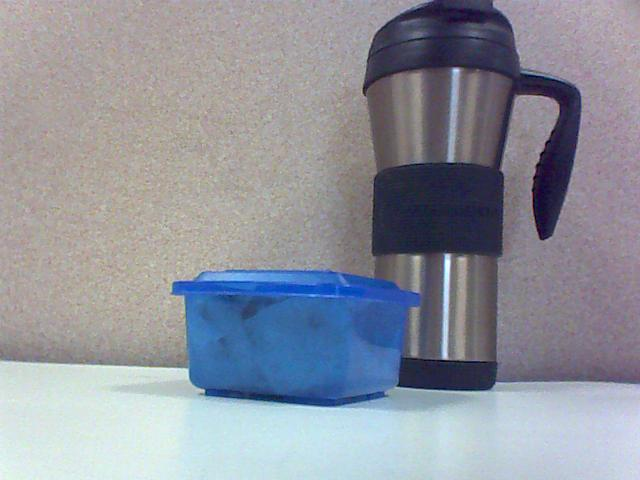
%> input picture Recursos/TresD/3D-1.jpg, 640 x 480 px
$ octave tresD.m   (GNU Octave 9; MATLAB toolbox functions it lacks are replaced by stand-ins)
%> lines starting %> are read from the running program, lines starting %| are printed output that depends on the picture
tresD1=imread('3D-1.jpg');
%> tresD1 is the input picture: size 480x640x3 uint8; mean R, G, B 143.5, 147.2, 157.5
tresD2=imread('3D-2.jpg');
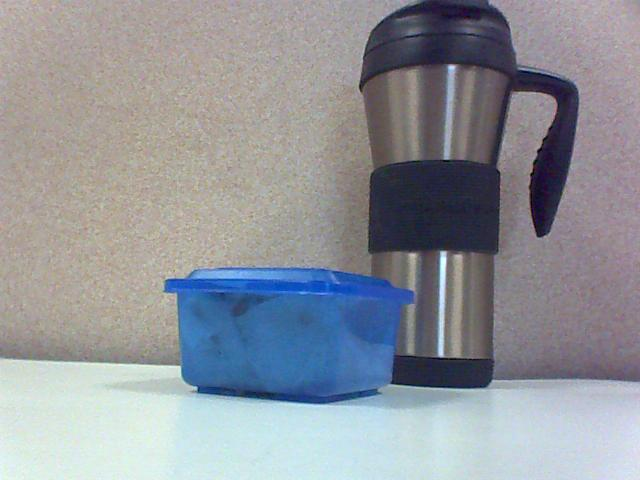
%> input picture Recursos/TresD/3D-2.jpg, 640 x 480 px
%> tresD2 is the input picture: size 480x640x3 uint8; mean R, G, B 145, 148.5, 155.1

[x,y,z]=size(tresD1);
%> x = 480; y = 640; z = 3

rojo=zeros(x,y,3);
verde=zeros(x,y,3);

azul=zeros(x,y,3);

final(1:x,1:y,1)=tresD1(1:x,1:y,1);
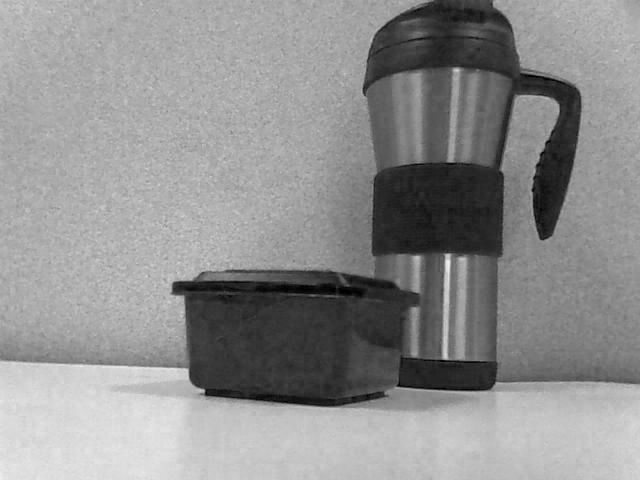
%> final: size 480x640 uint8; min 0, max 239, mean 143.5
final(1:x,1:y,2)=tresD2(1:x,1:y,2);
final(1:x,1:y,3)=tresD2(1:x,1:y,3);
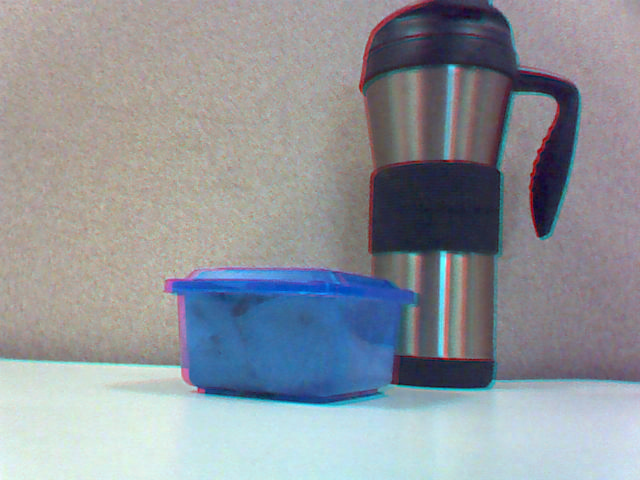
%> final: size 480x640x3 uint8; mean R, G, B 143.5, 148.5, 155.1

imshow(final)
%imwrite(final,'tD.jpg')
